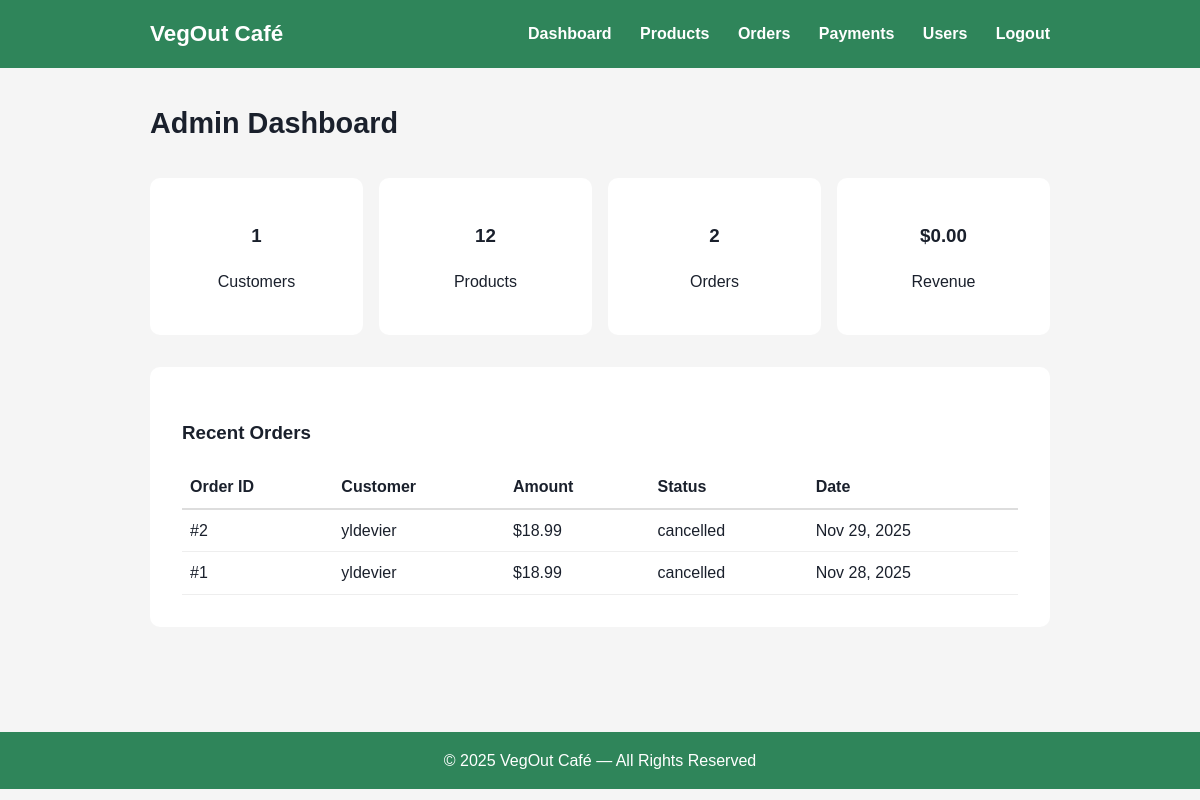
Page /admin/dashboard.php (signed in) on the committed database.
### tables this page shows
CREATE TABLE `orders` (
  `order_id` int(11) NOT NULL,
  `user_id` int(11) DEFAULT NULL,
  `total_amount` decimal(10,2) DEFAULT NULL,
  `order_status` enum('pending','paid','shipped','completed','cancelled','refunded') DEFAULT NULL,
  `payment_status` enum('pending','paid','failed','refunded') DEFAULT NULL,
  `created_at` datetime DEFAULT current_timestamp(),
  `updated_at` datetime DEFAULT NULL ON UPDATE current_timestamp()
);

CREATE TABLE `users` (
  `user_id` int(11) NOT NULL,
  `role` enum('admin','seller','customer') NOT NULL,
  `username` varchar(50) NOT NULL,
  `email` varchar(100) NOT NULL,
  `password_hash` varchar(255) NOT NULL,
  `full_name` varchar(100) DEFAULT NULL,
  `phone` varchar(20) DEFAULT NULL,
  `status` enum('active','inactive','banned') DEFAULT 'active',
  `created_at` datetime DEFAULT current_timestamp(),
  `updated_at` datetime DEFAULT NULL ON UPDATE current_timestamp()
);

### admin/dashboard.php (the view, shortened to what this page needs)
<?php
$db = getDB();
$users = $db->query("SELECT COUNT(*) as count FROM users WHERE role = 'customer'")->fetch_assoc()['count'];
$products = $db->query("SELECT COUNT(*) as count FROM products")->fetch_assoc()['count'];
$orders = $db->query("SELECT COUNT(*) as count FROM orders")->fetch_assoc()['count'];
$revenue = $db->query("SELECT SUM(total_amount) as total FROM orders WHERE order_status != 'cancelled'")->fetch_assoc()['total'] ?? 0;
$recent_orders_result = $db->query("SELECT o.*, u.username FROM orders o JOIN users u ON o.user_id = u.user_id ORDER BY o.created_at DESC LIMIT 10");
$recent_orders = $recent_orders_result ? $recent_orders_result->fetch_all(MYSQLI_ASSOC) : [];
include '../includes/header.php';
?>
<div class="container" style="min-height: calc(100vh - 200px);">
    <h2>Admin Dashboard</h2>
    <div style="display:grid;grid-template-columns:repeat(4,1fr);gap:1rem;margin:2rem 0;">
        <div style="background:white;padding:1.5rem;border-radius:10px;text-align:center;">
            <h3><?= $users ?></h3>
            <p>Customers</p>
        </div>
        <div style="background:white;padding:1.5rem;border-radius:10px;text-align:center;">
            <h3><?= $products ?></h3>
            <p>Products</p>
        </div>
        <div style="background:white;padding:1.5rem;border-radius:10px;text-align:center;">
            <h3><?= $orders ?></h3>
            <p>Orders</p>
        </div>
        <div style="background:white;padding:1.5rem;border-radius:10px;text-align:center;">
            <h3>$<?= number_format($revenue, 2) ?></h3>
            <p>Revenue</p>
        </div>
    </div>
    <div style="background:white;padding:2rem;border-radius:10px;margin-top:2rem;">
        <h3>Recent Orders</h3>
        <?php if (empty($recent_orders)): ?>
            <div style="text-align:center;padding:2rem;color:var(--text-light);">
                <p>No orders yet. Orders will appear here once customers start placing them.</p>
            </div>
        <?php else: ?>
        <table style="width:100%;border-collapse:collapse;">
            <thead>
                <tr style="border-bottom:2px solid #ddd;">
                    <th style="padding:0.5rem;text-align:left;">Order ID</th>
                    <th style="padding:0.5rem;text-align:left;">Customer</th>
                    <th style="padding:0.5rem;text-align:left;">Amount</th>
                    <th style="padding:0.5rem;text-align:left;">Status</th>
                    <th style="padding:0.5rem;text-align:left;">Date</th>
                </tr>
            </thead>
            <tbody>
                <?php foreach ($recent_orders as $order): ?>
                <tr style="border-bottom:1px solid #eee;">
                    <td style="padding:0.5rem;">#<?= $order['order_id'] ?></td>
                    <td style="padding:0.5rem;"><?= htmlspecialchars($order['username']) ?></td>
                    <td style="padding:0.5rem;">$<?= number_format($order['total_amount'], 2) ?></td>
                    <td style="padding:0.5rem;"><?= htmlspecialchars($order['order_status']) ?></td>
                    <td style="padding:0.5rem;"><?= date('M d, Y', strtotime($order['created_at'])) ?></td>
                </tr>
                <?php endforeach; ?>
            </tbody>
        </table>
        <?php endif; ?>
    </div>
</div>
<?php include '../includes/footer.php'; ?>

### assets/css/style.css (style rules this page uses)
:root { --primary: #2f855a; --primary-dark: #276749; --bg: #f5f5f5; --text-dark: #1a202c; --text-light: #4a5568; --radius: 10px; }
body { margin: 0; font-family: Arial, sans-serif; background-color: var(--bg); color: var(--text-dark); line-height: 1.6; }
.container { max-width: 900px; margin: 2rem auto; padding: 0 2rem; }
h2 { margin-bottom: 1rem; font-size: 1.8rem; }

### rows in the picture
orders: order_id "2", user.username "yldevier", total_amount "18.99", order_status "cancelled", created_at "Nov 29, 2025"
orders: order_id "1", user.username "yldevier", total_amount "18.99", order_status "cancelled", created_at "Nov 28, 2025"

### other values in the picture
$users "1"
$products "12"
$orders "2"
$revenue "0.00"
